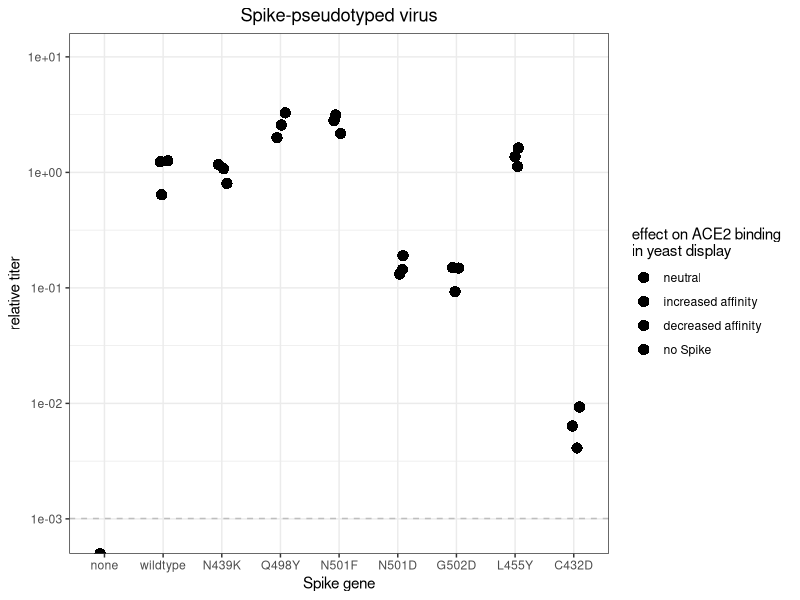
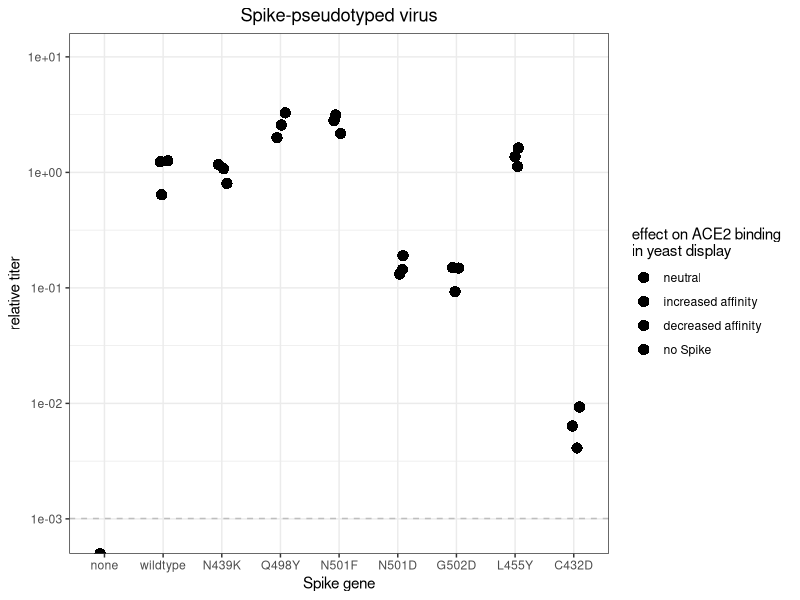

The R script that drew these images, in order:
## ---- chunk 1
require("knitr")
knitr::opts_chunk$set(echo = T)
knitr::opts_chunk$set(dev.args = list(png = list(type = "cairo")))
#list of packages to install/load
packages = c("ggplot2", "data.table", "tidyverse", "dplyr", "broom", "gridExtra")
#install any packages not already installed
installed_packages <- packages %in% rownames(installed.packages())
if(any(installed_packages == F)){
  install.packages(packages[!installed_packages])
}
#load packages
invisible(lapply(packages, library, character.only=T))
#make results directory
if(!file.exists("results")){
 dir.create(file.path("results"))
}
## ---- chunk 2
# The palette with grey:
cbPalette <- c("#999999", "#E69F00", "#56B4E9", "#009E73", "#F0E442", 
               "#0072B2", "#D55E00", "#CC79A7")
# The palette with black
cbbPalette <- c("#000000", "#E69F00", "#56B4E9", "#009E73", "#F0E442", 
                "#0072B2", "#D55E00", "#CC79A7")
## ---- chunk 3
dt <- read.csv(file="pseudovirus_titers.csv", stringsAsFactors=F)
head(dt)
## ---- chunk 4
dt <- dt %>% mutate(genotype = factor(genotype, 
                                levels=c("none", "VSV_G", "wildtype", 
                                         "N439K", "Q498Y", "N501F", 
                                         "N501D", "G502D", "L455Y", "C432D")),
              uL_virus = factor(uL_virus),
              yeast_display = factor(expectation,
                                   levels=c("neutral", "beneficial", "deleterious", "none"))
              )

ggplot(dt %>%
         filter(uL_virus == "50" | genotype=="none")
       ,
       aes(genotype, virus_per_mL_stringent/exp(mean(log(dt[dt$genotype=="wildtype" & dt$uL_virus=="50","virus_per_mL_stringent"]))))
       ) +
  geom_point(size=3.5,
             shape=16,
             position=position_jitter(width = 0.1, height = 0, seed = 0), 
             aes(fill=yeast_display)) +
  geom_hline(yintercept=25/exp(mean(log(dt[dt$genotype=="wildtype" & dt$uL_virus=="50","virus_per_mL_stringent"]))), color="grey", linetype="dashed") + #Limit of detection
  scale_y_log10(lim=c(8e-4, 1e1)) +
  xlab("Spike gene") +
  ylab("relative titer") +
  theme_bw()  +
  scale_fill_manual(name="effect on ACE2 binding \nin yeast display",
                         breaks=c("neutral", "beneficial", "deleterious", "none"),
                         labels=c("neutral", "increased affinity", "decreased affinity", "no Spike"),
                      values=c(cbPalette[1:3], "black")) +
  ggtitle("Spike-pseudotyped virus") +
  theme(plot.title = element_text(hjust = 0.5))

ggsave(
  "./results/stringent_titers.pdf",
  scale = 1,
  width = 8,
  height = 4,
  useDingbats=F
)
